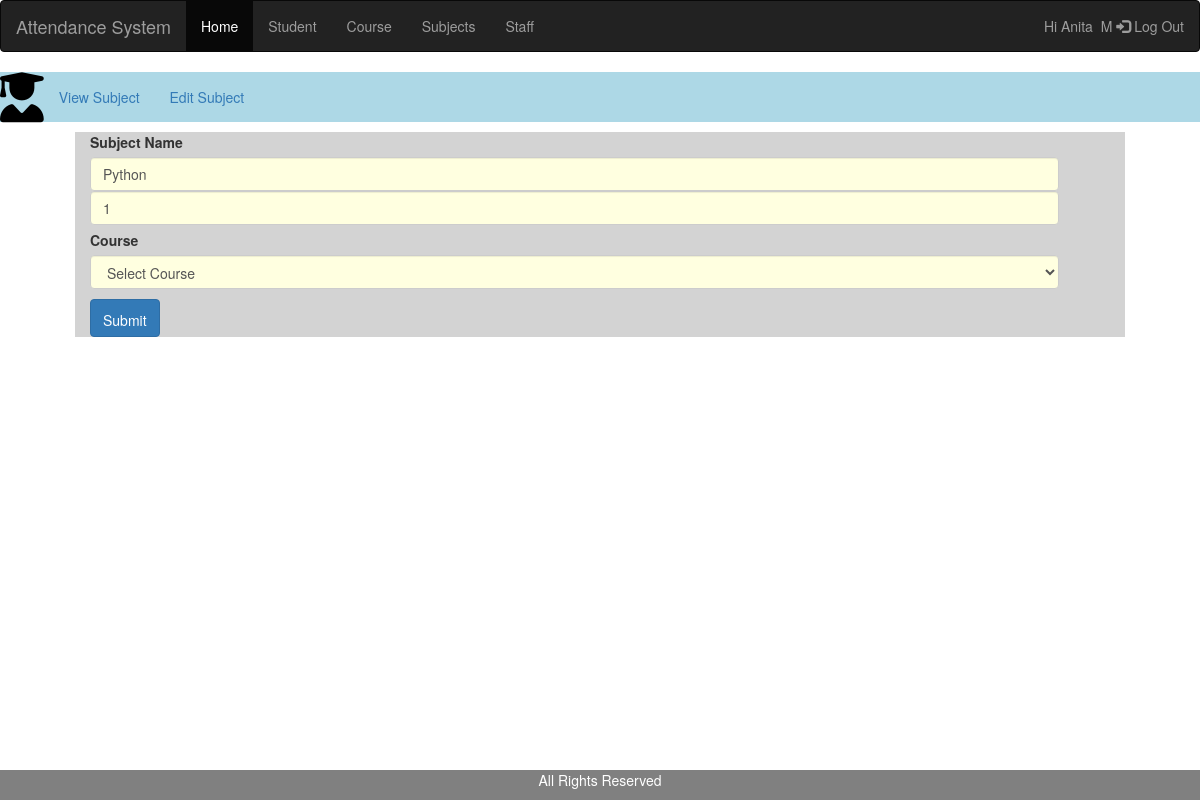
Screenshot of /Hod/Subject/Edit/1 (signed in) with the database file from the repository.
### apps/models.py (models this page shows, shortened)
class CustomUser(AbstractUser):
    USER =  (
        (1,'HOD'),
        (2,'Staff'),
        (3,'Student'),
    )
    user_type = models.CharField(choices=USER , max_length=50,default=1)

class Subjects(models.Model):
    name = models.CharField(max_length=100)
    course = models.ForeignKey(Course,on_delete=models.CASCADE)
    created_at = models.DateTimeField(auto_now_add=True,null=True)
    updated_at = models.DateTimeField(auto_now=True)

### Attendance_system/Hod_Views.py (the view)
# urls.py: path('Hod/Subject/Edit/<str:id>',Hod_Views.EDIT_SUBJECT,name='edit_subject'),
@login_required(login_url='/')
def EDIT_SUBJECT(request,id):
    subject = Subjects.objects.get(id = id)
    course = Course.objects.all()
    context = {
        'subject': subject,
        'course' : course,
    }
    return render(request,'Hod/edit_subject.html',context)

### templates/Hod/edit_subject.html (shortened to what this page needs)
{% extends 'base.html' %}
{% block content %}
    <div class="row">
    <div class="container-fluid" style="padding-top: 0%;background-color: lightblue;">
      <ul class="nav navbar-nav">
        <div class="navbar-header">
          <i class='fas fa-user-graduate' style='font-size:50px;color: black;'></i>
        </div>
        <li ><a href="{% url 'view_subject' %}">View Subject</a></li>
        <li ><a href="{% url 'add_subject' %}">Edit Subject</a></li>
      </ul>
    </div>
    <div class="row" style="padding-top: 10px;">
      <div class="col-sm-1"></div>
      <div class="col-sm-10" style="background-color: lightgrey">
        <form method="post" action="{% url 'update_subject' %}">
          <label for="validationTooltip01">Subject Name</label>
          <input type="text" style="background-color: lightyellow;width: 95%;" class="form-control" name="subject_name" value="{{subject.name}}" required>
          <input type="text" style="background-color: lightyellow;width: 95%;" class="form-control" name="subject_id" value="{{subject.id}}" required hidden>
          <label for="validationTooltip01" style="padding-top: 5px;">Course</label>
          <select type="text" style="background-color: lightyellow;width: 95%;" class="form-control" name="course_id" required>
            <option>Select Course</option>
          </select>
          <div style="padding-bottom: 10px;"></div>
          <button class="btn btn-primary" style="padding-top: 10px;" type="submit" onclick="insert_record()">Submit</button>
        </form>
      </div>
    </div>
<div class="footer" style="position: fixed;left: 0;bottom: 0;width:100%;background-color: grey;color: white;text-align: center;">
    <p>All Rights Reserved</p>
{% endblock %}

### templates/base.html (shortened to what this page needs)
<!DOCTYPE html>
{% load static %}
<html lang="en">
 <head>
  <link rel="stylesheet" href="https://maxcdn.bootstrapcdn.com/bootstrap/3.4.1/css/bootstrap.min.css">
  <link rel="stylesheet" href="https://cdnjs.cloudflare.com/ajax/libs/font-awesome/4.7.0/css/font-awesome.min.css">
</head>
<body>
 <nav class="navbar navbar-inverse">
   <div class="container-fluid">
    <div class="navbar-header">
      <a class="navbar-brand" href="#">Attendance System</a>
    </div>
    <ul class="nav navbar-nav">
      <li class="active"><a href="{% url 'hod_home' %}">Home</a></li>
      <li><a href="{% url 'insert_student' %}">Student</a></li>
      <li><a href="{% url 'add_course' %}">Course</a></li>
      <li><a href="{% url 'add_subject' %}">Subjects</a></li>
      <li><a href="{% url 'add_staff' %} ">Staff</a></li>
    </ul>
    <ul class="nav navbar-nav navbar-right">
      <li><a href="{% url 'logout' %}">
        Hi {{ user.first_name }}&nbsp;{{ user.last_name }}
        <span class="glyphicon glyphicon-log-in"></span> Log Out</a></li>
    </ul>
   </div>
 </nav>
 {% block content %}
 {% endblock %}
  </body>
</html>

### rows the page displays
CustomUser: first_name "Anita", last_name "M"
Subjects: subject_name "Python", subject_id "1"
